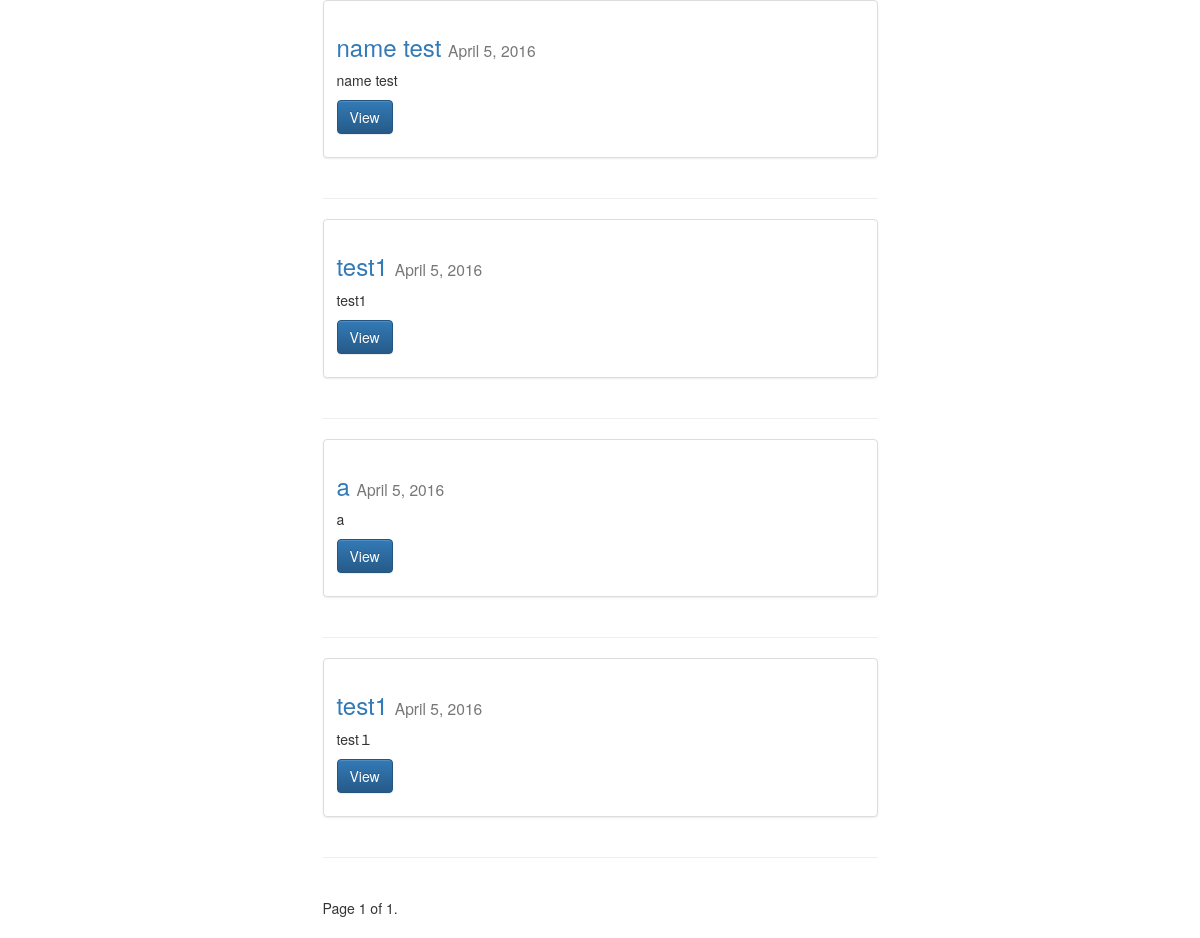
Before: / with the older database file.
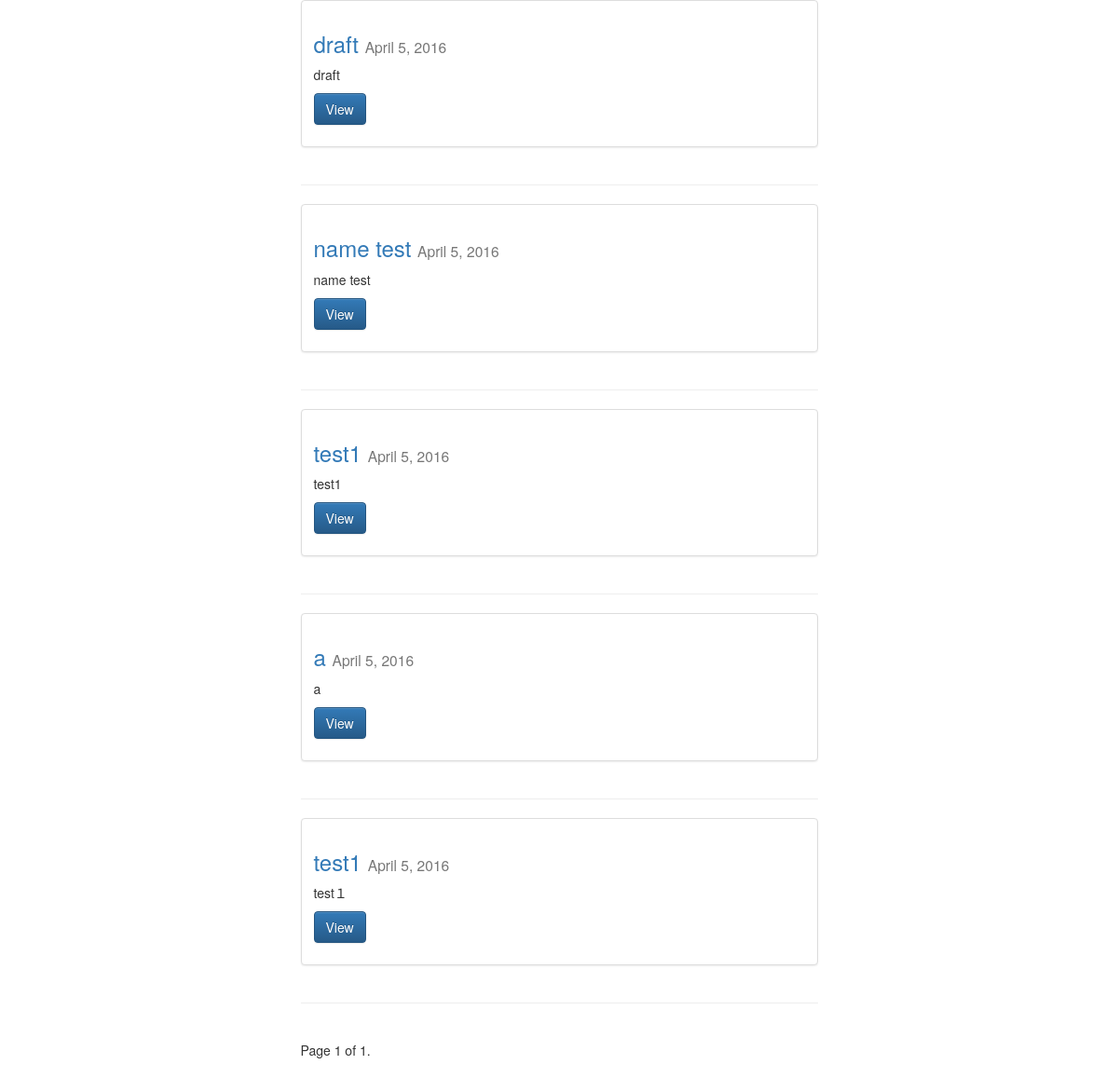
After: the same page with the newer database file.
### posts/models.py (models this page shows, shortened)
class Post(models.Model):
    user = models.ForeignKey(settings.AUTH_USER_MODEL, default = 1)
    title = models.CharField(max_length = 120)
    slug = models.SlugField(unique = True, null = True, blank = True)
    image = models.ImageField(upload_to = upload_location,
            null = True,
            blank = True,
            width_field = "width_field",
            height_field = "height_field")
    height_field = models.IntegerField(default = 0)
    width_field = models.IntegerField(default = 0)
    content = models.TextField()
    draft = models.BooleanField(default = False)
    publish = models.DateField(auto_now = False, auto_now_add = False)
    updated = models.DateTimeField(auto_now = True, auto_now_add = False)
    timestamp = models.DateTimeField(auto_now = False, auto_now_add = True)
    def get_absolute_url(self):
        return reverse('posts:detail', kwargs = {"slug": self.slug})
    class Meta:
        ordering = ["-timestamp", "-updated"]

### posts/views.py (the view)
# urls.py: url(r'^$', views.post_list, name = 'list'),
def post_list(request):
    queryset_list = Post.objects.all()
    paginator = Paginator(queryset_list, 10)
    page_request_var = "page"
    page = request.GET.get(page_request_var)
    try:
        queryset = paginator.page(page)
    except PageNotAnInteger:
        queryset = paginator.page(1)
    except EmptyPage:
        queryset = paginator.page(paginator.num_pages)
    context = {
        "title": "List",
        "object_list": queryset,
        "page_request_var": page_request_var
    }
    return render(request, 'post_list.html', context)

### templates/post_list.html (shortened to what this page needs)
{% extends 'base.html' %}
{% block content %}
    <div class = "row">
        <div class = "col-sm-6 col-sm-offset-3">
            {% for obj in object_list %}
                <div class = "row">
                    <div class = "col-sm-12">
                        <div class = "thumbnail">
                            <div class = "caption">
                                <h3>
                                    <h3>
                                        <a href = "{{ obj.get_absolute_url }}">{{ obj.title }}</a>
                                        <small>{{ obj.publish }}</small>
                                    </h3>
                                </h3>
                                <p>
                                    {{ obj.content|linebreaks|truncatechars:120 }}
                                </p>
                                <p><a href = "{{ obj.get_absolute_url }}" class = "btn btn-primary" role = "button">View</a></p>
                            </div>
                        </div>
                    </div>
                </div>
                <hr />
            {% endfor %}
            <div class = "pagination">
                <span class = "step-links">
                    <span class = "current">
                        Page {{ object_list.number }} of {{ object_list.paginator.num_pages }}.
                    </span>
                </span>
            </div>
        </div>
    </div>
{% endblock content %}

### templates/base.html (shortened to what this page needs)
<!DOCTYPE html>
{% load staticfiles %}
<html lang = "ja">
    <head>
        <link rel="stylesheet" href="https://maxcdn.bootstrapcdn.com/bootstrap/3.3.6/css/bootstrap.min.css">
        <link rel="stylesheet" href="https://maxcdn.bootstrapcdn.com/bootstrap/3.3.6/css/bootstrap-theme.min.css">
        <link rel = "stylesheet" href = "{% static 'css/base.css' %}" />
    </head>
    <body>
        <div class = "container">
            {% block content %}
            {% endblock content %}
        </div>
    </body>
</html>

Changed rows visible on the page:
added Post: title "draft", publish "April 5, 2016", content "draft"
